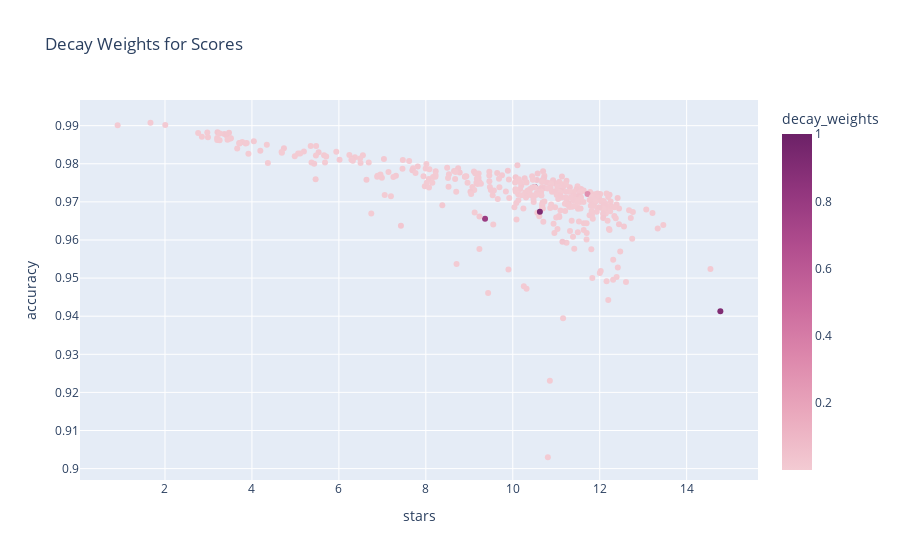

Here is the notebook cell this chart was saved with:
### Code cell
px.scatter(scores_df, x="stars", y="accuracy", color="decay_weights", color_continuous_scale="magenta",
           hover_data=["name", "mapper", "type", "difficultyName", "days_since", 
                       "mod_passRating", "mod_accRating", "mod_techRating"], 
           title="Decay Weights for Scores")

### Figure 1 — Plotly figure (JSON) as saved in the notebook; plotly's stock layout.template omitted (floating-point values rounded to 4 significant figures; data arrays with more than 128 entries replaced by an {"elided": "..."} marker saying what was removed)
{"data": [{"customdata": {"elided": "371x8 mixed values"}, "hovertemplate": "stars=%{x}<br>accuracy=%{y}<br>name=%{customdata[0]}<br>mapper=%{customdata[1]}<br>type=%{customdata[2]}<br>difficultyName=%{customdata[3]}<br>days_since=%{customdata[4]}<br>mod_passRating=%{customdata[5]}<br>mod_accRating=%{customdata[6]}<br>mod_techRating=%{customdata[7]}<br>decay_weights=%{marker.color}<extra></extra>", "legendgroup": "", "marker": {"color": {"elided": "371 float values"}, "coloraxis": "coloraxis", "symbol": "circle"}, "mode": "markers", "name": "", "orientation": "v", "showlegend": false, "type": "scatter", "x": {"elided": "371 float values"}, "xaxis": "x", "y": {"elided": "371 float values"}, "yaxis": "y"}], "layout": {"coloraxis": {"colorbar": {"title": {"text": "decay_weights"}}, "colorscale": [[0, "rgb(243, 203, 211)"], [0.1667, "rgb(234, 169, 189)"], [0.3333, "rgb(221, 136, 172)"], [0.5, "rgb(202, 105, 157)"], [0.6667, "rgb(177, 77, 142)"], [0.8333, "rgb(145, 53, 125)"], [1, "rgb(108, 33, 103)"]]}, "legend": {"tracegroupgap": 0}, "title": {"text": "Decay Weights for Scores"}, "xaxis": {"anchor": "y", "domain": [0, 1], "title": {"text": "stars"}}, "yaxis": {"anchor": "x", "domain": [0, 1], "title": {"text": "accuracy"}}}}
